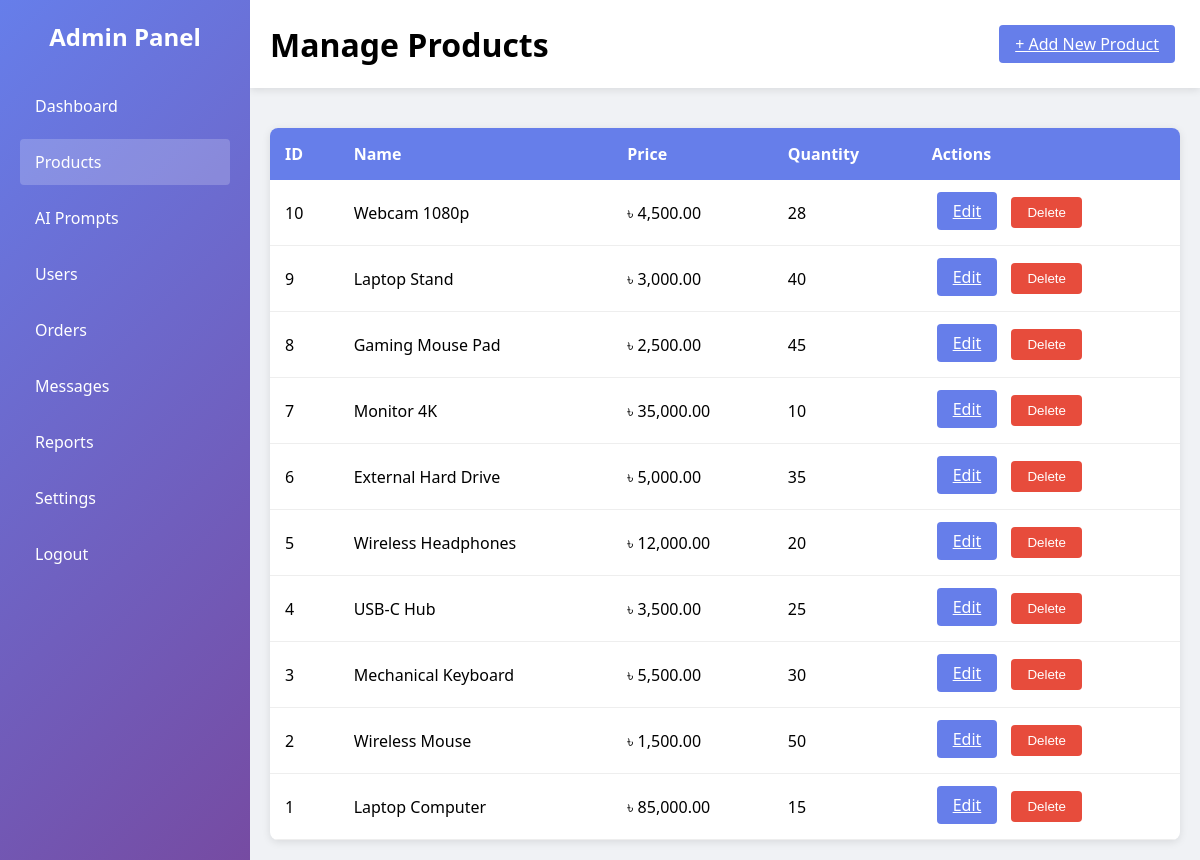
/admin/products.php (signed in), run on the app's committed database.
### tables this page shows
CREATE TABLE IF NOT EXISTS products (
    id INT AUTO_INCREMENT PRIMARY KEY,
    name VARCHAR(255) NOT NULL,
    description TEXT,
    price DECIMAL(10, 2) NOT NULL,
    quantity INT NOT NULL DEFAULT 0,
    image VARCHAR(255),
    category VARCHAR(100),
    sku VARCHAR(100) UNIQUE,
    created_at TIMESTAMP DEFAULT CURRENT_TIMESTAMP,
    updated_at TIMESTAMP DEFAULT CURRENT_TIMESTAMP ON UPDATE CURRENT_TIMESTAMP,
    INDEX idx_category (category),
    INDEX idx_price (price)
);

### admin/products.php (the view, shortened to what this page needs)
<?php
$db = new Database();
$conn = $db->getConnection();
$products = array();
if ($conn) {
    $result = $conn->query("SELECT * FROM products ORDER BY id DESC LIMIT 50");
    if ($result) {
        while ($row = $result->fetch_assoc()) {
            $products[] = $row;
        }
    }
}
?>
<!DOCTYPE html>
<html>
<head>
    <link rel="stylesheet" href="css/admin.css">
</head>
<body>
    <div class="admin-container">
        <nav class="admin-sidebar" id="admin-sidebar">
            <div class="admin-logo">
                <h2>Admin Panel</h2>
            </div>
            <ul class="menu">
                <li><a href="index.php">Dashboard</a></li>
                <li><a href="products.php" class="active">Products</a></li>
                <li><a href="ai-prompts.php">AI Prompts</a></li>
                <li><a href="user.php">Users</a></li>
                <li><a href="orders.php">Orders</a></li>
                <li><a href="support-messages.php">Messages</a></li>
                <li><a href="reports.php">Reports</a></li>
                <li><a href="settings.php">Settings</a></li>
                <li><a href="logout.php">Logout</a></li>
            </ul>
        </nav>
        <div class="admin-main">
            <header class="admin-header">
                <h1>Manage Products</h1>
                <a href="../products/add.php" class="btn btn-primary">+ Add New Product</a>
            </header>
            <main class="admin-content">
                <table>
                    <thead>
                        <tr>
                            <th>ID</th>
                            <th>Name</th>
                            <th>Price</th>
                            <th>Quantity</th>
                            <th>Actions</th>
                        </tr>
                    </thead>
                    <tbody>
                        <?php if (count($products) > 0): ?>
                            <?php foreach ($products as $product): ?>
                            <tr>
                                <td><?php echo $product['id']; ?></td>
                                <td><?php echo htmlspecialchars($product['name']); ?></td>
                                <td>৳ <?php echo number_format($product['price'], 2); ?></td>
                                <td><?php echo $product['quantity']; ?></td>
                                <td>
                                    <a class="btn btn-primary" href="products.php?edit_id=<?php echo (int) $product['id']; ?>">Edit</a>
                                    <form class="action-inline" method="POST" onsubmit="return confirm('Delete this product?');">
                                        <button class="btn btn-danger" type="submit">Delete</button>
                                    </form>
                                </td>
                            </tr>
                            <?php endforeach; ?>
                        <?php else: ?>
                            <tr>
                                <td colspan="5" style="text-align: center;">No products found</td>
                            </tr>
                        <?php endif; ?>
                    </tbody>
                </table>
            </main>
        </div>
    </div>
</body>
</html>

### admin/css/admin.css (style rules this page uses)
* { margin: 0; padding: 0; box-sizing: border-box; }
body { font-family: 'Segoe UI', Tahoma, Geneva, Verdana, sans-serif; background-color: #f0f2f5; }
.admin-container { display: flex; height: 100vh; position: relative; }
.admin-sidebar { width: 250px; background: linear-gradient(135deg, #667eea 0%, #764ba2 100%); color: white; padding: 20px; overflow-y: auto; }
.admin-logo h2 { margin-bottom: 30px; text-align: center; font-size: 24px; }
.menu { list-style: none; }
.menu li { margin-bottom: 10px; }
.menu a { color: white; text-decoration: none; display: block; padding: 12px 15px; border-radius: 4px; transition: background-color 0.3s ease; }
.menu a:hover, .menu a.active { background-color: rgba(255, 255, 255, 0.2); }
.admin-main { flex: 1; display: flex; flex-direction: column; overflow: hidden; }
.admin-header { background: white; padding: 20px; box-shadow: 0 2px 8px rgba(0,0,0,0.1); display: flex; justify-content: space-between; align-items: center; }
.admin-content { flex: 1; padding: 20px; overflow-y: auto; }
table { width: 100%; border-collapse: collapse; background: white; margin-top: 20px; border-radius: 8px; overflow: hidden; box-shadow: 0 2px 8px rgba(0,0,0,0.1); }
th { background-color: #667eea; color: white; padding: 15px; text-align: left; }
td { padding: 12px 15px; border-bottom: 1px solid #eee; }
.btn { padding: 8px 16px; border: none; border-radius: 4px; cursor: pointer; margin: 5px; }
.btn-primary { background-color: #667eea; color: white; }
.btn-danger { background-color: #e74c3c; color: white; }

### admin/products.php (style rules this page uses)
.action-inline { display: inline-block; margin: 0; }

### data on the page
products: id "10", name "Webcam 1080p", price "4,500.00", quantity "28"
products: id "9", name "Laptop Stand", price "3,000.00", quantity "40"
products: id "8", name "Gaming Mouse Pad", price "2,500.00", quantity "45"
products: id "7", name "Monitor 4K", price "35,000.00", quantity "10"
products: id "6", name "External Hard Drive", price "5,000.00", quantity "35"
products: id "5", name "Wireless Headphones", price "12,000.00", quantity "20"
products: id "4", name "USB-C Hub", price "3,500.00", quantity "25"
products: id "3", name "Mechanical Keyboard", price "5,500.00", quantity "30"
products: id "2", name "Wireless Mouse", price "1,500.00", quantity "50"
products: id "1", name "Laptop Computer", price "85,000.00", quantity "15"
